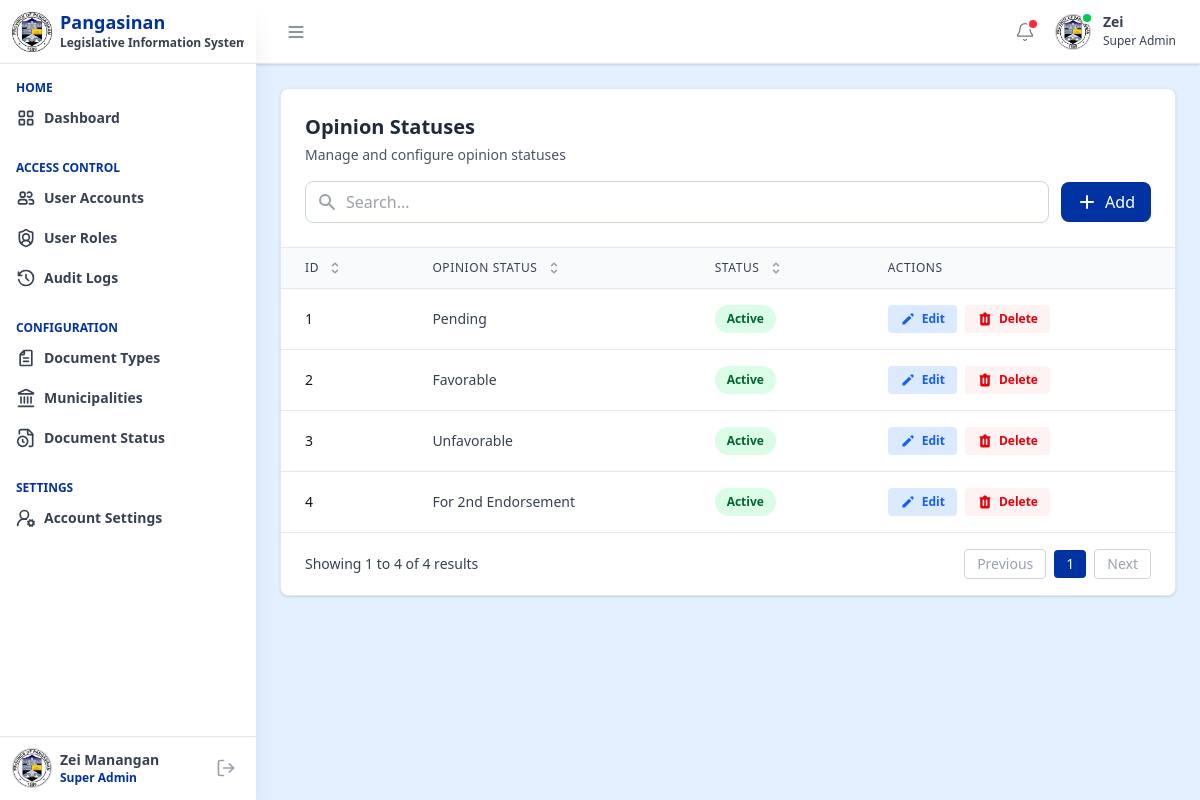
/pages/committee/opinion_statuses.php (signed in), run on the app's committed database.
### tables this page shows
CREATE TABLE `opinion_statuses` (
  `opinion_status_id` int NOT NULL,
  `opinion_status_name` varchar(255) NOT NULL,
  `status` enum('active','inactive') DEFAULT 'active',
  `is_deleted` tinyint(1) DEFAULT '0',
  `created_at` datetime DEFAULT CURRENT_TIMESTAMP,
  `updated_at` datetime DEFAULT CURRENT_TIMESTAMP ON UPDATE CURRENT_TIMESTAMP,
  `created_by` int DEFAULT NULL,
  `updated_by` int DEFAULT NULL
);

### includes/fetch_opinion_statuses_data.php (called while the page is built, shortened)
<?php
require_once 'db.php';
function getAllOpinionStatuses() {
    global $pdo;
    try {
        $query = "
            SELECT
                opinion_status_id,
                opinion_status_name,
                status,
                created_at,
                updated_at
            FROM opinion_statuses
            WHERE is_deleted = FALSE
            ORDER BY opinion_status_id ASC
        ";
        $stmt = $pdo->prepare($query);
        $stmt->execute();
        return $stmt->fetchAll(PDO::FETCH_ASSOC);
    } catch (PDOException $e) {
        return ['error' => 'Database error: ' . $e->getMessage()];
    }
}
?>

### pages/committee/opinion_statuses.php (the view, shortened to what this page needs)
<?php
include '../../components/header.php';
include '../../includes/fetch_opinion_statuses_data.php';
$opinionStatuses = getAllOpinionStatuses();
?>
<div class="">
    <?php include '../../components/sidebar.php'; ?>
    <div class="flex-1 md:ml-64 min-h-screen">
        <?php
        include '../../components/topbar.php';
        ?>
        <main class="p-3 sm:p-6">
            <div class="bg-white rounded-lg shadow-sm border border-slate-200">
                <div class="p-6 border-b border-slate-200">
                    <div class="flex flex-col gap-4">
                        <div>
                            <h2 class="text-xl font-bold text-gray-800">Opinion Statuses</h2>
                            <p class="text-sm text-gray-600 mt-1">Manage and configure opinion statuses</p>
                        </div>
                        <div class="flex items-center gap-3 w-full">
                            <div class="relative flex-1">
                                <div class="absolute inset-y-0 left-0 pl-3 flex items-center pointer-events-none">
                                    <svg class="h-5 w-5 text-gray-400" xmlns="http://www.w3.org/2000/svg"
                                        viewBox="0 0 20 20" fill="currentColor">
                                        <path fill-rule="evenodd"
                                            d="M8 4a4 4 0 100 8 4 4 0 000-8zM2 8a6 6 0 1110.89 3.476l4.817 4.817a1 1 0 01-1.414 1.414l-4.816-4.816A6 6 0 012 8z"
                                            clip-rule="evenodd" />
                                    </svg>
                                </div>
                                <input type="text" id="searchInput" placeholder="Search..."
                                    class="pl-10 pr-4 py-2 border border-slate-300 rounded-lg outline-none w-full focus:ring-2 focus:ring-[#0033A1] focus:border-transparent"
                                    onkeyup="filterTable()">
                            </div>
                            <button onclick="openModal('opinion-status-add-modal')"
                                class="px-4 py-2 bg-[#0033A1] text-white rounded-lg hover:bg-blue-800 transition-colors duration-200 font-medium flex items-center gap-2 cursor-pointer whitespace-nowrap">
                                <svg class="h-5 w-5" xmlns="http://www.w3.org/2000/svg" viewBox="0 0 20 20"
                                    fill="currentColor">
                                    <path fill-rule="evenodd"
                                        d="M10 3a1 1 0 00-1 1v5H4a1 1 0 100 2h5v5a1 1 0 102 0v-5h5a1 1 0 100-2h-5V4a1 1 0 00-1-1z"
                                        clip-rule="evenodd" />
                                </svg>
                                Add
                            </button>
                        </div>
                    </div>
                </div>
                <div class="overflow-x-auto">
                    <table id="usersTable" class="min-w-full divide-y divide-slate-200">
                        <thead class="bg-slate-50">
                            <tr>
                                <th scope="col"
                                    class="px-3 sm:px-6 py-3 text-left text-xs font-medium text-gray-700 uppercase tracking-wider cursor-pointer"
                                    onclick="sortTable(0)">
                                    <div class="flex items-center gap-2">
                                        ID
                                    </div>
                                </th>
                                <th scope="col"
                                    class="px-3 sm:px-6 py-3 text-left text-xs font-medium text-gray-700 uppercase tracking-wider cursor-pointer"
                                    onclick="sortTable(1)">
                                    <div class="flex items-center gap-2">
                                        Opinion Status
                                    </div>
                                </th>
                                <th scope="col"
                                    class="px-3 sm:px-6 py-3 text-left text-xs font-medium text-gray-700 uppercase tracking-wider cursor-pointer"
                                    onclick="sortTable(2)">
                                    <div class="flex items-center gap-2">
                                        Status
                                    </div>
                                </th>
                                <th scope="col"
                                    class="px-3 sm:px-6 py-3 text-left text-xs font-medium text-gray-700 uppercase tracking-wider">
                                    Actions
                                </th>
                            </tr>
                        </thead>
                        <tbody class="bg-white divide-y divide-slate-200" id="tableBody">
                            <?php if (isset($opinionStatuses['error'])): ?>
                                <tr>
                                    <td colspan="4" class="px-6 py-8 text-center text-red-600">
                                        <?php echo htmlspecialchars($opinionStatuses['error']); ?>
                                    </td>
                                </tr>
                            <?php elseif (empty($opinionStatuses)): ?>
                            <?php else: ?>
                                <?php foreach ($opinionStatuses as $opinionStatus): ?>
                                    <tr class="hover:bg-slate-50 transition-colors duration-150">
                                        <td class="px-3 sm:px-6 py-3 sm:py-4 whitespace-nowrap text-sm font-medium text-gray-900">
                                            <?php echo htmlspecialchars($opinionStatus['opinion_status_id']); ?>
                                        </td>
                                        <td class="px-3 sm:px-6 py-3 sm:py-4 whitespace-nowrap text-sm text-gray-700">
                                            <?php echo htmlspecialchars($opinionStatus['opinion_status_name']); ?>
                                        </td>
                                        <td class="px-3 sm:px-6 py-3 sm:py-4 whitespace-nowrap">
                                            <?php
                                            $statusClass = $opinionStatus['status'] === 'active'
                                                ? 'bg-green-100 text-green-800'
                                                : 'bg-gray-200 text-gray-800';
                                            ?>
                                            <span
                                                class="px-3 py-1 inline-flex text-xs leading-5 font-semibold rounded-full <?php echo $statusClass; ?>">
                                                <?php echo htmlspecialchars(ucfirst($opinionStatus['status'])); ?>
                                            </span>
                                        </td>
                                        <td class="px-3 sm:px-6 py-3 sm:py-4 whitespace-nowrap text-sm font-medium">
                                            <div class="flex items-center gap-2">
                                                <button onclick="editOpinionStatus(<?php echo $opinionStatus['opinion_status_id']; ?>)" class="inline-flex items-center gap-1.5 px-3 py-1.5 text-xs font-bold text-blue-600 bg-blue-100 hover:bg-blue-200 rounded transition duration-150 cursor-pointer">
                                                    <svg class="h-4 w-4" xmlns="http://www.w3.org/2000/svg" viewBox="0 0 20 20"
                                                        fill="currentColor">
                                                        <path
                                                            d="M13.586 3.586a2 2 0 112.828 2.828l-.793.793-2.828-2.828.793-.793zM11.379 5.793L3 14.172V17h2.828l8.38-8.379-2.83-2.828z" />
                                                    </svg>
                                                    Edit
                                                </button>
                                                <button
                                                    onclick="deleteOpinionStatus(<?php echo $opinionStatus['opinion_status_id']; ?>, '<?php echo htmlspecialchars($opinionStatus['opinion_status_name']); ?>')"
                                                    class="inline-flex items-center gap-1.5 px-3 py-1.5 text-xs font-bold text-red-600 bg-red-50 hover:text-red-900 rounded transition duration-150 cursor-pointer">
                                                    Delete
                                                </button>
                                            </div>
                                        </td>
                                    </tr>
                                <?php endforeach; ?>
                            <?php endif; ?>
                        </tbody>
                    </table>
                </div>
                <div
                    class="px-4 sm:px-6 py-4 border-t border-slate-200 flex flex-col sm:flex-row items-center justify-between gap-4">
                    <div id="paginationInfo" class="text-sm text-gray-700">
                    </div>
                    <div id="paginationContainer" class="flex items-center space-x-2">
                    </div>
                </div>
            </div>
        </main>
    </div>
</div>
</body>
</html>

### components/sidebar.php (style rules this page uses)
@media (min-width: 768px) { .md\:ml-64 { transition: margin-left 0.3s ease; } }

### data on the page
opinion_statuses: opinion_status_id "1", opinion_status_name "Pending", status "Active"
opinion_statuses: opinion_status_id "2", opinion_status_name "Favorable", status "Active"
opinion_statuses: opinion_status_id "3", opinion_status_name "Unfavorable", status "Active"
opinion_statuses: opinion_status_id "4", opinion_status_name "For 2nd Endorsement", status "Active"

### other printed values
$_SESSION['role_name'] "Super Admin"
$_SESSION['first_name'] "Zei"
